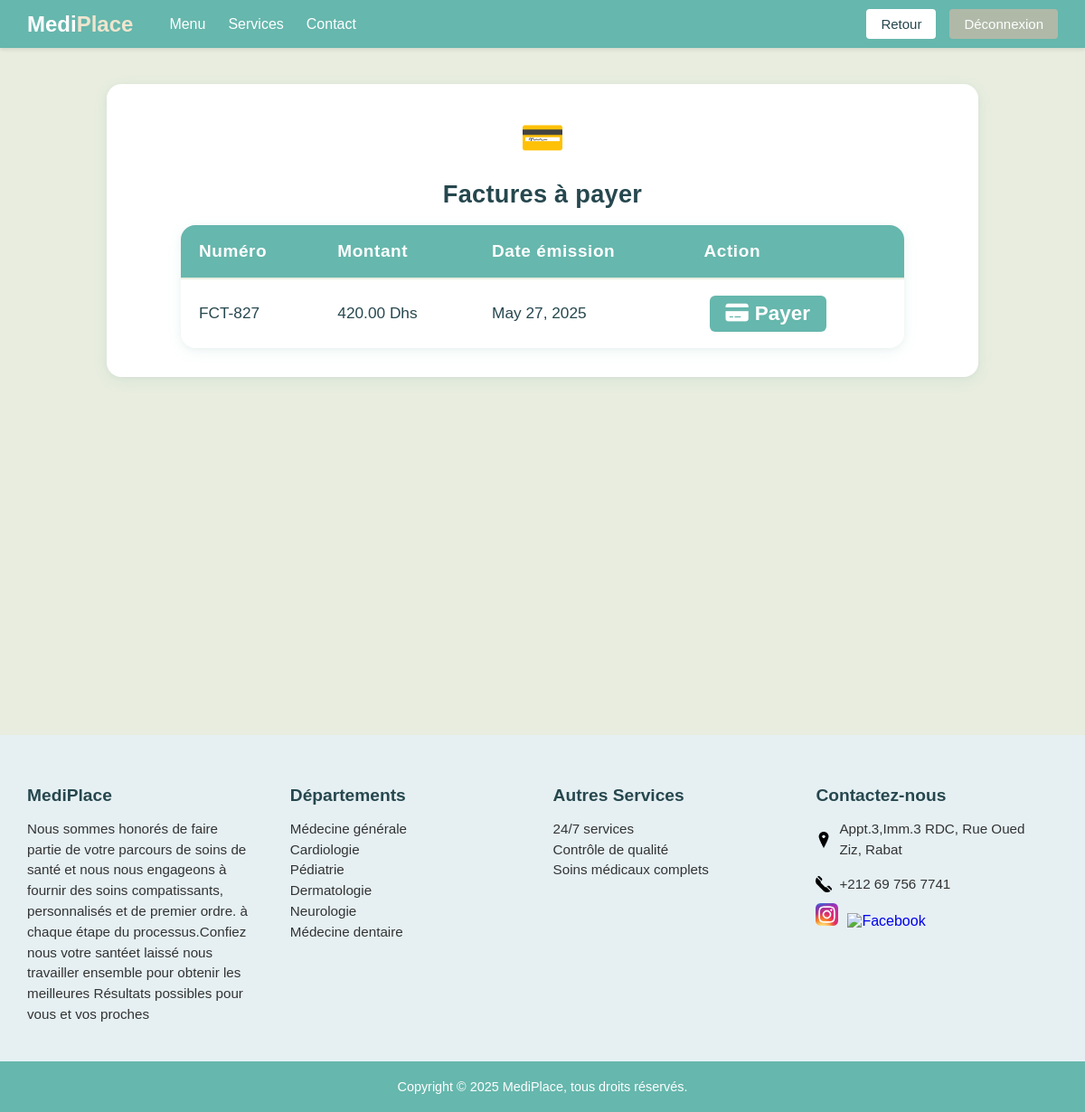
The page /payerpat/ (signed in) on the database as committed earlier.
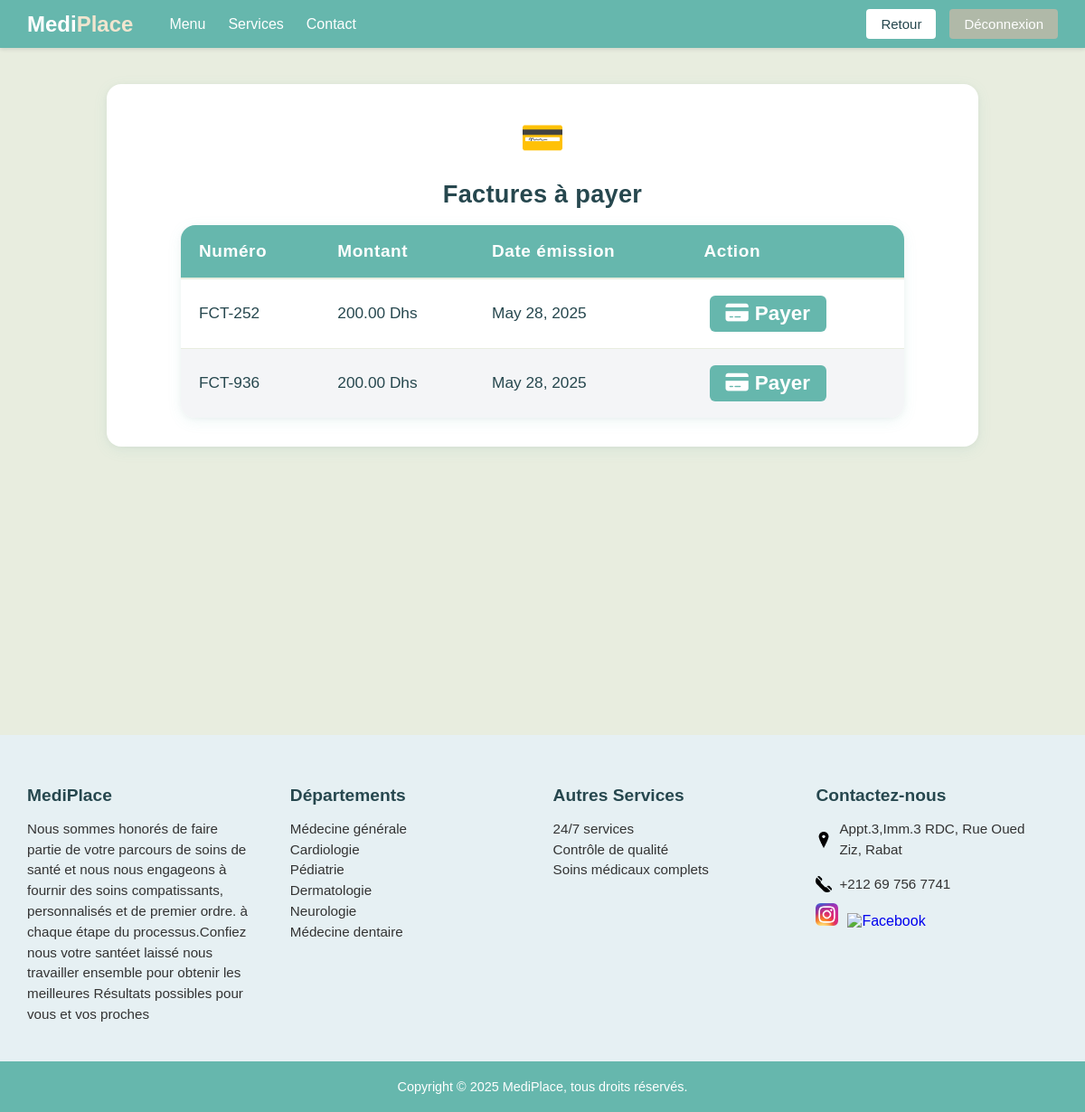
The same page on the database as committed later.
### cabinet/models.py (models this page shows, shortened)
class Facture(models.Model):
    STATUT_CHOICES = [
        ('EN_ATTENTE', 'En attente'),
        ('PAYEE', 'Payée'),
    ]
    numero_facture = models.CharField(max_length=20, unique=True)
    montant = models.DecimalField(max_digits=10, decimal_places=2)
    date_emission = models.DateField(null=True, blank=True)
    date_paiement = models.DateField(null=True, blank=True)
    statut_paiement = models.CharField(max_length=20, choices=STATUT_CHOICES, default='EN_ATTENTE')
    rendez_vous = models.OneToOneField('RendezVous', on_delete=models.CASCADE, related_name='facture', null=True, blank=True)

### cabinet/views.py (the view)
# urls.py: path("payerpat/", views.effecpaiementpat, name="payerpat"),
def effecpaiementpat(request):
    emailpatt = request.session.get('user_email')
    if not emailpatt:
        return redirect('login')
    from .models import Facture, Patient
    patient = Patient.objects.get(email=emailpatt)
    if request.method == 'POST':
        facture_id = request.POST.get('facture_id')
        try:
            facture = Facture.objects.get(id=facture_id, rendez_vous__patient=patient, statut_paiement='EN_ATTENTE')
            facture.statut_paiement = 'PAYEE'
            facture.date_paiement = datetime.now().date()
            facture.save()
            msg = "Facture payée avec succès."
        except Facture.DoesNotExist:
            msg = "Facture introuvable ou déjà payée."
    else:
        msg = None
    factures = Facture.objects.filter(rendez_vous__patient=patient, statut_paiement='EN_ATTENTE')
    return render(request, 'cabinet/paiementpat.html', {'factures': factures, 'msg': msg})

### cabinet/templates/cabinet/paiementpat.html (shortened to what this page needs)
{% load static %}
<!DOCTYPE html>
<html lang="fr">
  <head>
    <link
      rel="stylesheet"
      href="https://cdnjs.cloudflare.com/ajax/libs/font-awesome/6.5.0/css/all.min.css"
    />
    <link rel="stylesheet" href="{% static 'cabinet/css/main_pat.css' %}" />
    <link rel="stylesheet" href="{% static 'cabinet/css/Paiementpat.css' %}" />
  </head>
  <body>
    {% include 'cabinet/headerbase.html' %}
    <section class="paiement-section">
      <div class="paiement-box">
        <div style="font-size: 2.5em; margin-bottom: 10px; color: #66b7ad">
          💳
        </div>
        <h2
          style="
            font-size: 1.7em;
            font-weight: 700;
            margin-bottom: 18px;
            letter-spacing: 0.01em;
          "
        >
          Factures à payer
        </h2>
         {% if factures %}
        <form method="POST">
          <table class="modern-table" style="margin: 0 auto">
            <thead>
              <tr>
                <th>Numéro</th>
                <th>Montant</th>
                <th>Date émission</th>
                <th>Action</th>
              </tr>
            </thead>
            <tbody>
              {% for facture in factures %}
              <tr>
                <td>{{ facture.numero_facture }}</td>
                <td>{{ facture.montant }} Dhs</td>
                <td>{{ facture.date_emission }}</td>
                <td>
                  <button
                    type="submit"
                    name="facture_id"
                    value="{{ facture.id }}"
                    class="action-btn"
                    style="
                      background: #66b7ad;
                      color: white;
                      border: none;
                      border-radius: 6px;
                      padding: 7px 18px;
                      font-weight: 600;
                      display: flex;
                      align-items: center;
                      gap: 7px;
                      cursor: pointer;
                      transition: background 0.2s;
                    "
                  >
                    <i class="fas fa-credit-card"></i> Payer
                  </button>
                </td>
              </tr>
              {% endfor %}
            </tbody>
          </table>
        </form>
        {% else %}
        <div class="empty-history-msg">Aucune facture à payer.</div>
        {% endif %}
      </div>
    </section>
    <div style="height: 80px"></div>
    {% include 'cabinet/footerbase.html' %}
  </body>
</html>

Rows that differ between the two databases and show on the page:
removed Facture: numero_facture "FCT-827", montant "420.00", date_emission "May 27, 2025", {{ facture.id }} 39 (drawn)
added Facture: numero_facture "FCT-252", montant "200.00", date_emission "May 28, 2025", {{ facture.id }} 45 (drawn)
added Facture: numero_facture "FCT-936", montant "200.00", date_emission "May 28, 2025", {{ facture.id }} 46 (drawn)
